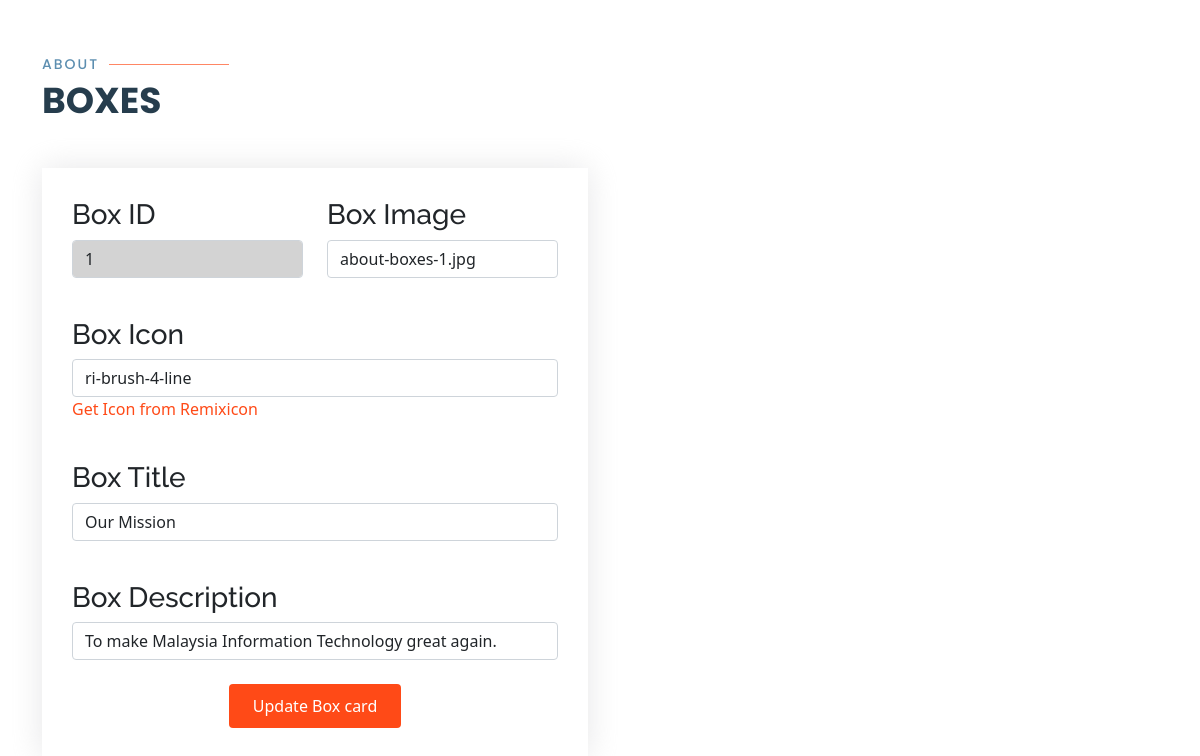
Page /updateAboutBoxes.php?id=1 on the committed database.
### tables this page shows
CREATE TABLE `about_boxes_tbl`  (
  `boxID` varchar(255) NOT NULL,
  `picture` varchar(255) NOT NULL,
  `icon` varchar(255) NOT NULL,
  `boxTitle` varchar(255) NOT NULL,
  `boxDescription` varchar(255) NOT NULL,
  PRIMARY KEY (`boxID`) USING BTREE
);

### updateAboutBoxes.php (the view, shortened to what this page needs)
<?php
    require_once 'head.php';
    require_once 'config/functions.php';
?>
<?php
    if(isset($_POST['boxID'])){
        $id=$_POST['boxID'];
        $pic=$_POST['picture'];
        $icon=$_POST['icon'];
        $title = $_POST['boxTitle'];
        $desc=$_POST['boxDescription'];
        $sql = "UPDATE `dewi`.`about_boxes_tbl` SET `picture` = '".$pic."', `icon` = '".$icon."', `boxTitle` = '".$title."',
         `boxDescription` = '".$desc."' WHERE `boxID` = '".$id."'";
        mysqli_select_db($conn,"dewi");
        $result = mysqli_query($conn,$sql);
        goto2("viewAbout.php"," Box card is successfully updated");
    }
    else{
        $id = $_GET['id'];
        $sql = "select * from about_boxes_tbl where boxID='".$id."'";
        mysqli_select_db($conn,"dewi");
        $result = mysqli_query($conn,$sql);
        $row=mysqli_fetch_assoc($result);
?>
<section id="contact" class="contact">
    <div class="container" data-aos="fade-up">
        <div class="section-title">
            <h2>About</h2>
            <p>Boxes</p>
        </div>
        <div class="row">
            <div class="col-lg-6 mt-4 mt-lg-0">
            <form action="updateAboutBoxes.php" method="post" role="form" style="box-shadow:0 0 30px rgb(214 215 216 / 60%); padding:30px;">
                <div class="row">
                    <div class="col-md-6 form-group">
                        <h3>Box ID</h3>
                        <input type="text" name="boxID" class="form-control" id="boxID" value="<?php echo $row['boxID']; ?>" style="background-color:lightgray;">
                    </div>
                    <div class="col-md-6 form-group mt-3 mt-md-0">
                        <h3>Box Image</h3>
                        <input type="text" class="form-control" name="picture" id="picture" value="<?php echo $row['picture']; ?>" required>
                    </div>
                </div>
                <br>
                <div class="form-group mt-3">
                    <h3>Box Icon</h3>
                    <input type="text" class="form-control" name="icon" id="icon" value="<?php echo $row['icon']; ?>" required>
                    <a href="https://remixicon.com/" target="_blank">Get Icon from Remixicon</a>
                </div>
                <br>
                <div class="form-group mt-3">
                    <h3>Box Title</h3>
                    <input type="text" class="form-control" name="boxTitle" value="<?php echo $row['boxTitle']; ?>" required></textarea>
                </div>
                <br>
                <div class="form-group mt-3">
                    <h3>Box Description</h3>
                    <input type="text" class="form-control" name="boxDescription" value="<?php echo $row['boxDescription']; ?>" required></textarea>
                </div>
                <br>
                <div class="text-center">
                    <button name="submit" id="submit" type="submit" style="background: #ff4a17; border: 0; padding: 10px 24px; color: #fff; transition: 0.4s; border-radius: 4px;">
                        Update Box card
                    </button>
                </div>
            </form>
            </div>
        </div>
    </div>
</section>
<?php } ?>
<?php
    require_once 'foot.php';
?>

### assets/css/style.css (style rules this page uses)
body { font-family: "Open Sans", sans-serif; color: #444444; }
a { color: #ff4a17; text-decoration: none; }
h1, h2, h3, h4, h5, h6 { font-family: "Raleway", sans-serif; }
section { padding: 60px 0; overflow: hidden; }
.section-title { padding-bottom: 40px; }
.section-title h2 { font-size: 14px; font-weight: 500; padding: 0; line-height: 1px; margin: 0 0 5px 0; letter-spacing: 2px; text-transform: uppercase; color: #5c8eb0; font-family: "Poppins", sans-serif; }
.section-title h2::after { content: ""; width: 120px; height: 1px; display: inline-block; background: #ff8664; margin: 4px 10px; }
.section-title p { margin: 0; margin: 0; font-size: 36px; font-weight: 700; text-transform: uppercase; font-family: "Poppins", sans-serif; color: #263d4d; }

### updateAboutBoxes.php (style rules this page uses)
a { color: #ff4a17; text-decoration: none; }

### rows in the picture
about_boxes_tbl: boxID "1", picture "about-boxes-1.jpg", icon "ri-brush-4-line", boxTitle "Our Mission", boxDescription "To make Malaysia Information Technology great again."
